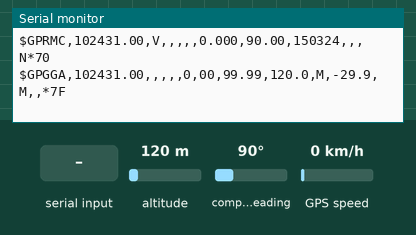
Recording of a sketch running on a simulated ESP32. Shown: the last lines printed to the serial monitor. Inputs (shaded band) come from the test bench; at power-on: altitude 120 m, GPS speed 0 km/h, compass heading 90°. The GPS gets a fix after 3 s at 37.7749, -122.4194 with 8 satellites.

Above: at 1.2 s.
1.3 s: altitude set to 20 m
At 2.8 s:
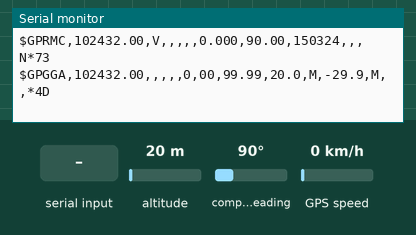
4.5 s: "1" received over the second serial link
At 5.0 s:
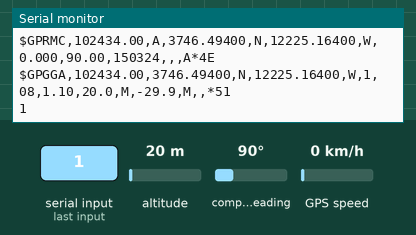
6.5 s: GPS speed set to 2 km/h
At 7.9 s:
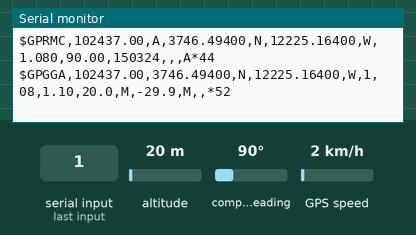
9.6 s: compass heading set to 7°
At 10.9 s:
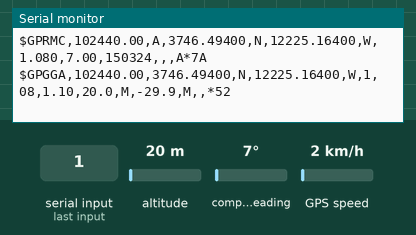
11.1 s: "0" received over the second serial link
At 11.7 s:
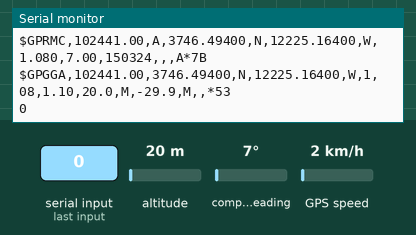
15.2 s: altitude set to 250 m
At 19.1 s:
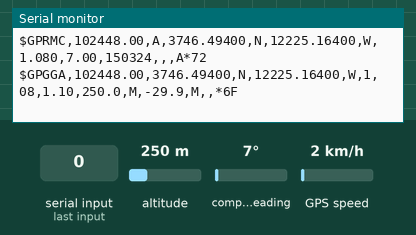

The sketch:

data_gps_neo_7m.ino
```cpp
#include <TinyGPS++.h>

TinyGPSPlus gps;

void setup() {
  Serial.begin(115200);
  Serial2.begin(9600, SERIAL_8N1, 16, 17);

  Serial.println("Iniciando GPS...");
}

void readDataGps() {
  while (Serial2.available() > 0) {
    char c = Serial2.read();
    gps.encode(c);
    Serial.print(c);
  }
}

void loop() {
  readDataGps();
  delay(500);
}
```

Measured:
- after the input at 1.3 s, the serial monitor: prints a new line after 0.73 s (image 1)
- after the input at 4.5 s, the serial monitor: prints a new line after 0.07 s (image 2)
- after the input at 6.5 s, the serial monitor: prints a new line after 0.60 s (image 3)
- after the input at 9.6 s, the serial monitor: prints a new line after 0.55 s (image 4)
- after the input at 11.1 s, the serial monitor: prints a new line after 0.08 s (image 5)
- after the input at 15.2 s, the serial monitor: prints a new line at once (image 6)
